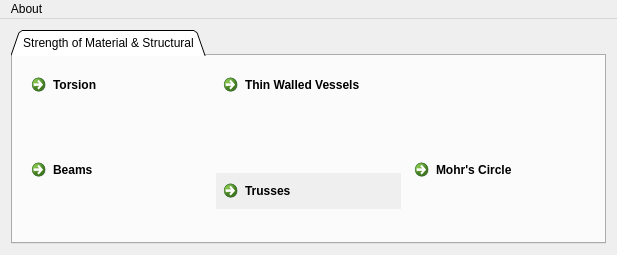
<?xml version="1.0" encoding="UTF-8"?>
<ui version="4.0">
 <class>home</class>
 <widget class="QMainWindow" name="home">
  <property name="geometry">
   <rect>
    <x>0</x>
    <y>0</y>
    <width>617</width>
    <height>255</height>
   </rect>
  </property>
  <property name="windowTitle">
   <string>home</string>
  </property>
  <widget class="QWidget" name="centralWidget">
   <property name="maximumSize">
    <size>
     <width>16777215</width>
     <height>16777215</height>
    </size>
   </property>
   <layout class="QGridLayout" name="gridLayout">
    <item row="0" column="0">
     <layout class="QVBoxLayout" name="verticalLayout_2">
      <item>
       <widget class="QTabWidget" name="tabWidget">
        <property name="tabShape">
         <enum>QTabWidget::Triangular</enum>
        </property>
        <property name="currentIndex">
         <number>0</number>
        </property>
        <property name="elideMode">
         <enum>Qt::ElideNone</enum>
        </property>
        <widget class="QWidget" name="tab">
         <attribute name="title">
          <string>Strength of Material &amp;&amp; Structural</string>
         </attribute>
         <layout class="QGridLayout" name="gridLayout_4">
          <item row="0" column="0">
           <layout class="QGridLayout" name="gridLayout_3">
            <item row="0" column="0">
             <widget class="QCommandLinkButton" name="commandLinkButton_3">
              <property name="text">
               <string>Torsion</string>
              </property>
             </widget>
            </item>
            <item row="0" column="1">
             <widget class="QCommandLinkButton" name="commandLinkButton_4">
              <property name="text">
               <string>Thin Walled Vessels</string>
              </property>
              <property name="autoRepeat">
               <bool>false</bool>
              </property>
             </widget>
            </item>
            <item row="1" column="0">
             <widget class="QCommandLinkButton" name="commandLinkButton_6">
              <property name="text">
               <string>Beams</string>
              </property>
             </widget>
            </item>
            <item row="1" column="1" alignment="Qt::AlignVCenter">
             <widget class="QCommandLinkButton" name="commandLinkButton_7">
              <property name="autoFillBackground">
               <bool>true</bool>
              </property>
              <property name="text">
               <string>Trusses</string>
              </property>
             </widget>
            </item>
            <item row="1" column="2">
             <widget class="QCommandLinkButton" name="commandLinkButton_8">
              <property name="text">
               <string>Mohr's Circle</string>
              </property>
             </widget>
            </item>
           </layout>
          </item>
         </layout>
        </widget>
       </widget>
      </item>
     </layout>
    </item>
   </layout>
  </widget>
  <widget class="QMenuBar" name="menuBar">
   <property name="geometry">
    <rect>
     <x>0</x>
     <y>0</y>
     <width>617</width>
     <height>25</height>
    </rect>
   </property>
   <widget class="QMenu" name="menuDosya">
    <property name="title">
     <string>About</string>
    </property>
    <addaction name="actionYard_m"/>
   </widget>
   <addaction name="menuDosya"/>
  </widget>
  <action name="actionYard_m">
   <property name="text">
    <string>Help</string>
   </property>
  </action>
 </widget>
 <layoutdefault spacing="6" margin="11"/>
 <resources/>
 <connections/>
</ui>
